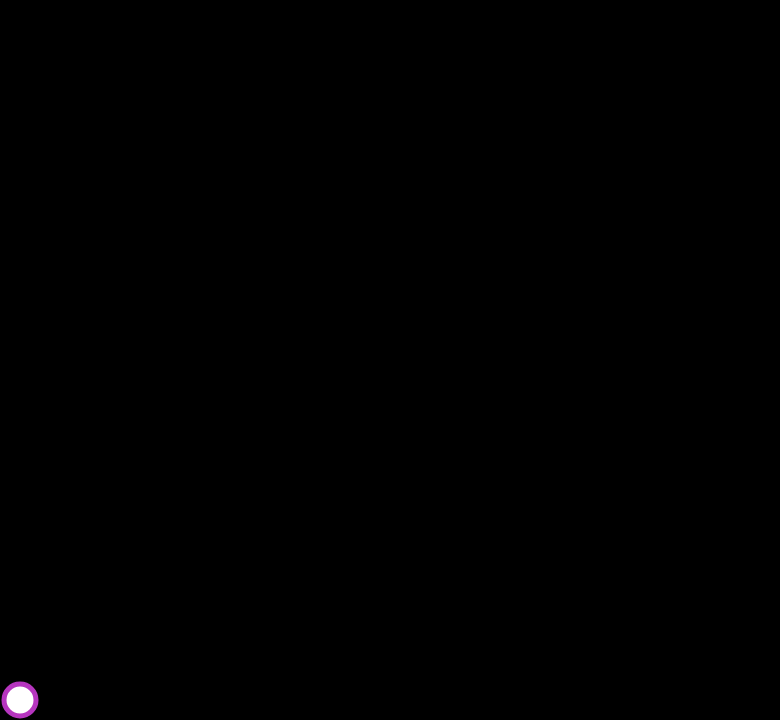
Frame 1 (no input)
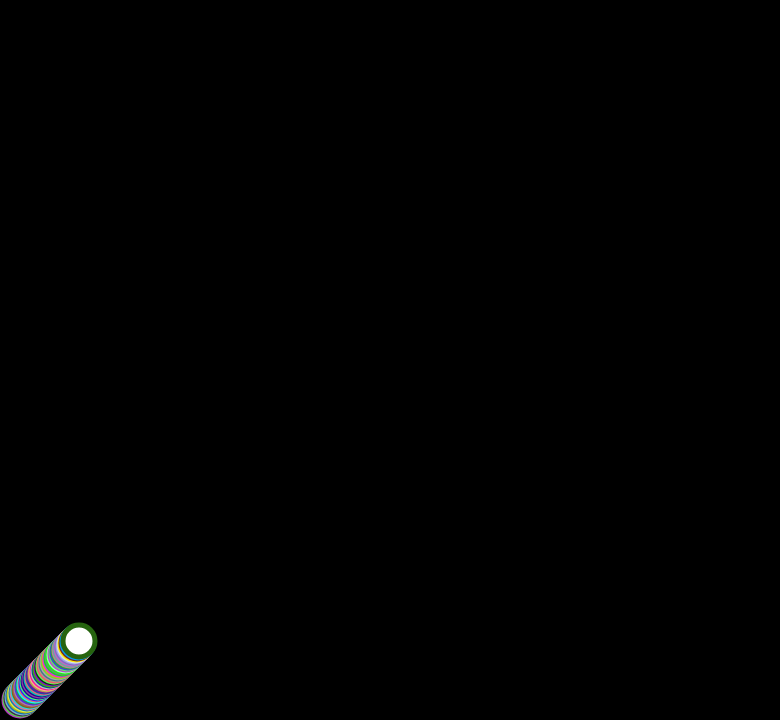
Frame 60 (no input)
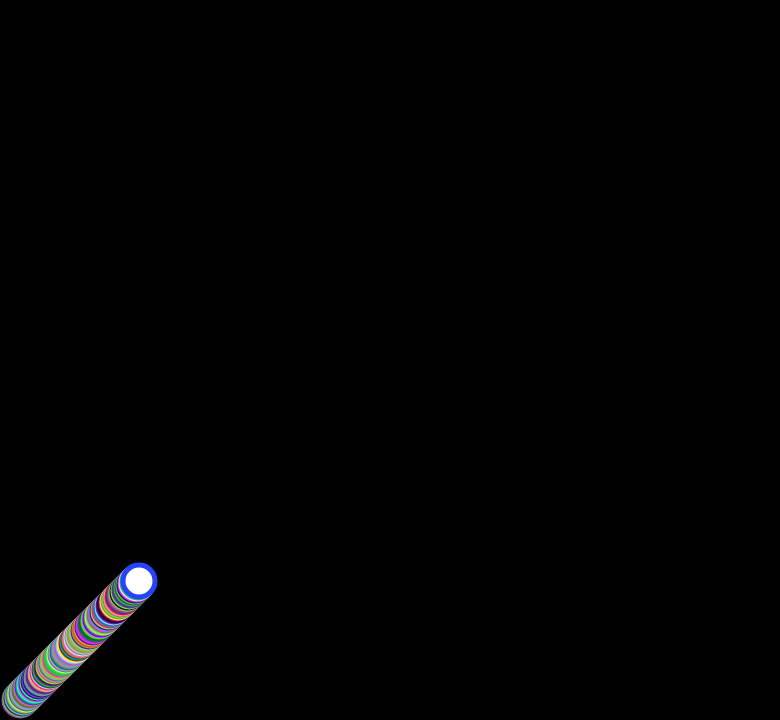
Frame 120 (the mouse pressed at the canvas centre since frame 60)

The p5.js sketch that drew these frames (run headless with seeded random() and noise() and a simulated clock; from frame 60 on, the mouse is pressed at the canvas centre):

// p5.js sketch
// ── sketch.js
let pos;

function setup() {
  createCanvas(780, 720);
  
  walker = new Walker(20, this.height - 20);
  background(0);
}

function draw() {
  walker.show();
  walker.update();
}
// ── walker.js
class Walker {
  constructor(x, y){
    this.pos = createVector(x, y);
    this.vel = createVector(1, -1);
  }
  
  update(){
    this.pos.add(this.vel);
  }
  
  show(){
    stroke(random(255), random(255), random(255));
    strokeWeight(5);
    //fill(random(255), random(255), random(255));
    ellipse(this.pos.x, this.pos.y, 32);
  }
}
